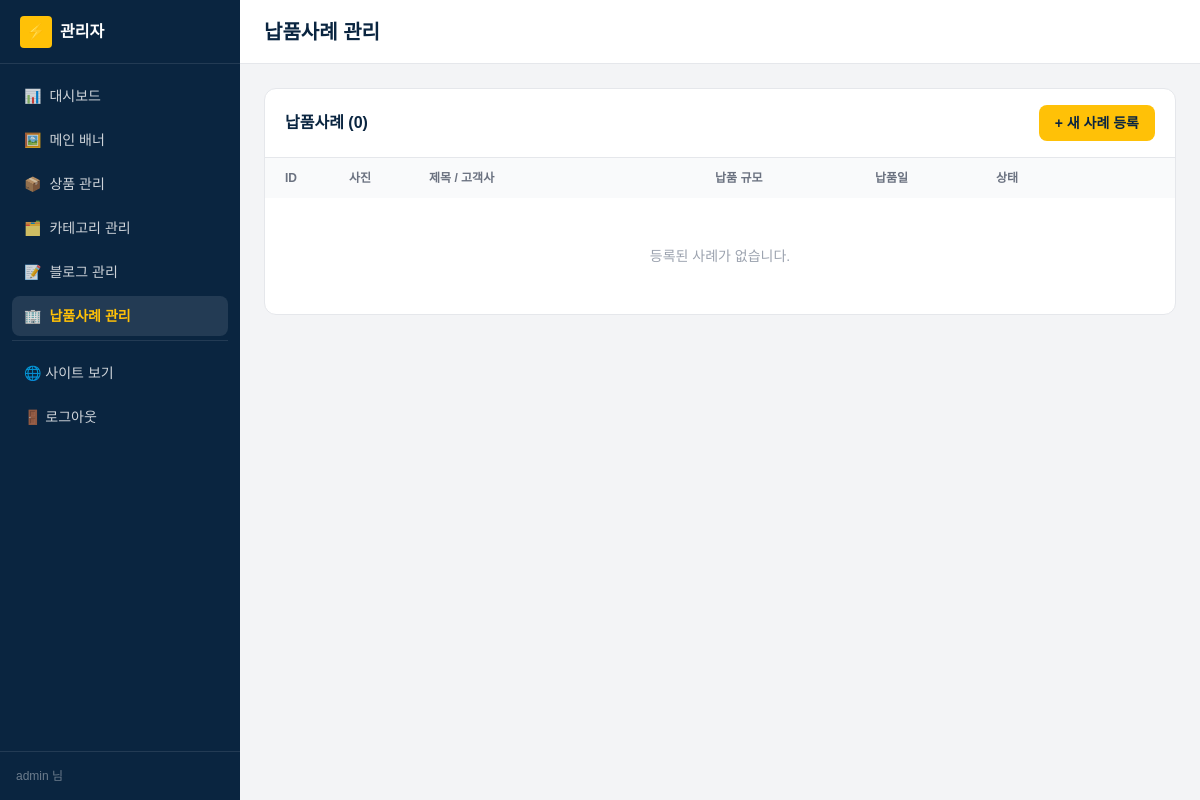
/admin/cases.php (signed in), run on an earlier commit of the app's database.
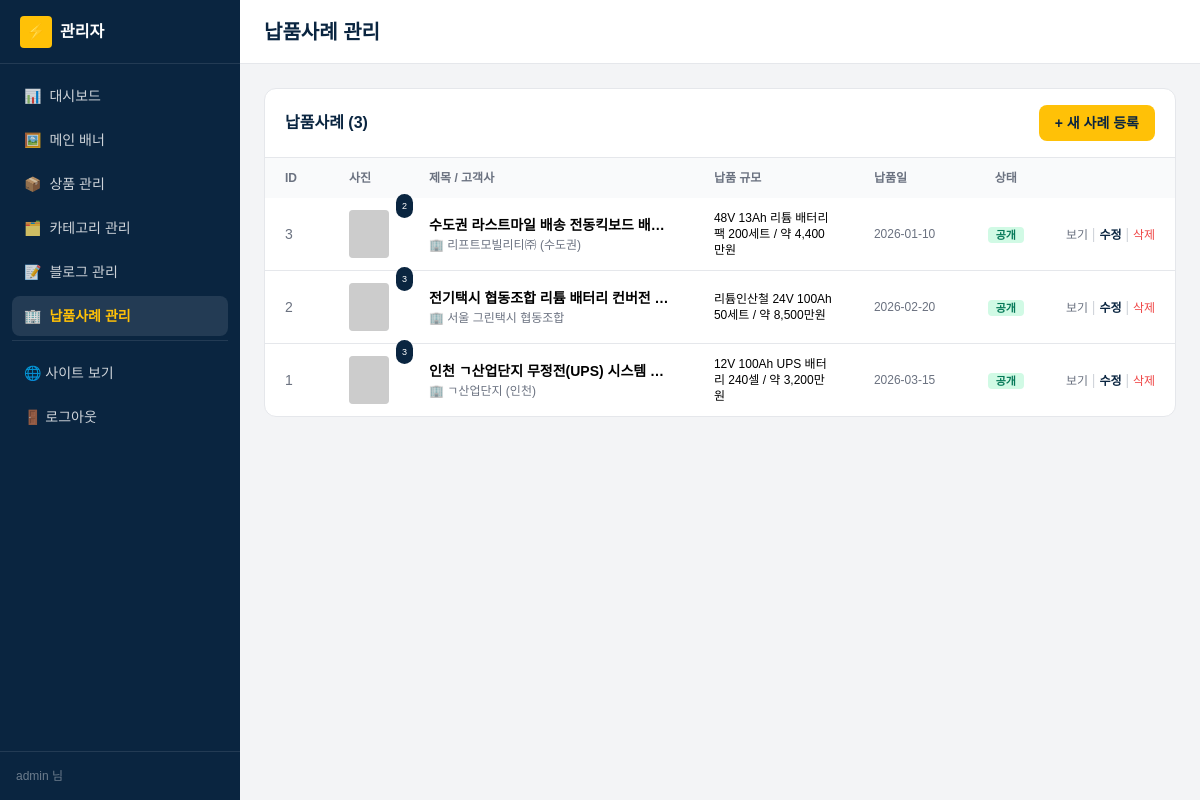
And on a later commit of the database.
### tables this page shows
CREATE TABLE `case_studies` (
  `id`           INT          NOT NULL AUTO_INCREMENT,
  `title`        VARCHAR(255) NOT NULL,
  `client_name`  VARCHAR(150) NOT NULL,
  `scale`        VARCHAR(150) DEFAULT NULL,
  `delivered_at` DATE         DEFAULT NULL,
  `summary`      VARCHAR(500) DEFAULT NULL,
  `content`      LONGTEXT,
  `published`    TINYINT      NOT NULL DEFAULT 1,
  `created_at`   DATETIME     DEFAULT CURRENT_TIMESTAMP,
  `updated_at`   DATETIME     DEFAULT CURRENT_TIMESTAMP ON UPDATE CURRENT_TIMESTAMP,
  PRIMARY KEY (`id`),
  KEY `idx_published` (`published`, `delivered_at`)
);

### includes/functions.php (called while the page is built, shortened)
<?php
require_once __DIR__ . '/db.php';
function h(?string $s): string
{
    return htmlspecialchars((string)$s, ENT_QUOTES | ENT_SUBSTITUTE, 'UTF-8');
}

### includes/db.php (called while the page is built, shortened)
<?php
function db(): PDO
{
    static $pdo = null;
    $cfg = require __DIR__ . '/config.php';
    $db  = $cfg['db'];
    $dsn = sprintf(
        'mysql:host=%s;port=%d;dbname=%s;charset=%s',
        $db['host'], $db['port'], $db['name'], $db['charset']
    );
    try {
        $pdo = new PDO($dsn, $db['user'], $db['pass'], [
            PDO::ATTR_ERRMODE            => PDO::ERRMODE_EXCEPTION,
            PDO::ATTR_DEFAULT_FETCH_MODE => PDO::FETCH_ASSOC,
            PDO::ATTR_EMULATE_PREPARES   => false,
            PDO::MYSQL_ATTR_INIT_COMMAND => "SET NAMES {$db['charset']} COLLATE utf8mb4_unicode_ci",
        ]);
    } catch (PDOException $e) {
        http_response_code(500);
        echo '<h1>DB 연결 실패</h1>';
        echo '<pre>' . htmlspecialchars($e->getMessage()) . '</pre>';
        echo '<p><b>점검 사항:</b><br>';
        echo '1) Laragon에서 MySQL이 실행 중인가?<br>';
        echo '2) sql/schema.sql을 import 했는가?<br>';
        echo '3) includes/config.php의 접속 정보가 맞는가?</p>';
        exit;
    }
    return $pdo;
}
function db_all(string $sql, array $params = []): array
{
    $stmt = db()->prepare($sql);
    $stmt->execute($params);
    return $stmt->fetchAll();
}

### public/admin/cases.php (the view, shortened to what the changed rows need)
<?php
$rows = db_all(
    "SELECT cs.*,
            (SELECT image_url FROM case_images WHERE case_id = cs.id ORDER BY sort_order, id LIMIT 1) AS first_image,
            (SELECT COUNT(*) FROM case_images WHERE case_id = cs.id) AS img_count
       FROM case_studies cs
   ORDER BY cs.id DESC"
);
$admin_page = 'cases';
$admin_title = '납품사례 관리';
require __DIR__ . '/_layout_top.php';
?>
<div class="bg-white rounded-xl border overflow-hidden">
  <div class="px-5 py-4 border-b flex items-center justify-between">
    <h2 class="font-extrabold text-primary">납품사례 (<?= count($rows) ?>)</h2>
    <a href="/admin/case_form.php"
       class="h-9 px-4 inline-flex items-center text-sm font-bold rounded-lg bg-accent text-primary hover:bg-accent-dark">
      + 새 사례 등록
    </a>
  </div>
  <div class="overflow-x-auto">
    <table class="w-full text-sm">
      <thead class="bg-gray-50 text-xs text-gray-500">
        <tr>
          <th class="text-left px-5 py-3 w-16">ID</th>
          <th class="text-left px-5 py-3 w-20">사진</th>
          <th class="text-left px-5 py-3">제목 / 고객사</th>
          <th class="text-left px-5 py-3 w-40">납품 규모</th>
          <th class="text-left px-5 py-3 w-28">납품일</th>
          <th class="text-center px-5 py-3 w-20">상태</th>
          <th class="px-5 py-3 w-32"></th>
        </tr>
      </thead>
      <tbody class="divide-y">
        <?php if (empty($rows)): ?>
        <tr><td colspan="7" class="text-center py-12 text-gray-400">등록된 사례가 없습니다.</td></tr>
        <?php else: foreach ($rows as $r): ?>
        <tr class="hover:bg-gray-50">
          <td class="px-5 py-3 text-gray-500"><?= (int)$r['id'] ?></td>
          <td class="px-5 py-3 relative">
            <?php if ($r['first_image']): ?>
            <img src="<?= h($r['first_image']) ?>" class="w-12 h-12 rounded object-cover bg-gray-100">
            <span class="absolute -top-1 -right-1 px-1.5 py-0.5 text-[9px] bg-primary text-white rounded-full"><?= (int)$r['img_count'] ?></span>
            <?php else: ?>
            <div class="w-12 h-12 rounded bg-gray-100 flex items-center justify-center text-gray-300">📦</div>
            <?php endif; ?>
          </td>
          <td class="px-5 py-3">
            <a href="/admin/case_form.php?id=<?= (int)$r['id'] ?>" class="font-semibold hover:text-primary line-clamp-1">
              <?= h($r['title']) ?>
            </a>
            <div class="text-xs text-gray-500 mt-0.5">🏢 <?= h($r['client_name']) ?></div>
          </td>
          <td class="px-5 py-3 text-xs"><?= h($r['scale']) ?></td>
          <td class="px-5 py-3 text-xs text-gray-500"><?= h($r['delivered_at'] ?: '-') ?></td>
          <td class="px-5 py-3 text-center">
            <?php if ($r['published']): ?>
              <span class="px-2 py-0.5 text-[11px] rounded bg-emerald-100 text-emerald-700 font-bold">공개</span>
            <?php else: ?>
              <span class="px-2 py-0.5 text-[11px] rounded bg-gray-100 text-gray-500">비공개</span>
            <?php endif; ?>
          </td>
          <td class="px-5 py-3 whitespace-nowrap">
            <a href="/cases/view.php?id=<?= (int)$r['id'] ?>" target="_blank"
               class="text-xs text-gray-500 hover:text-primary">보기</a>
            <span class="text-gray-300">|</span>
            <a href="/admin/case_form.php?id=<?= (int)$r['id'] ?>"
               class="text-xs text-primary font-semibold">수정</a>
            <span class="text-gray-300">|</span>
            <form method="post" class="inline" onsubmit="return confirm('삭제하시겠습니까?');">
              <button class="text-xs text-red-500 hover:text-red-700">삭제</button>
            </form>
          </td>
        </tr>
        <?php endforeach; endif; ?>
      </tbody>
    </table>
  </div>
</div>
<?php require __DIR__ . '/_layout_bottom.php'; ?>

### public/admin/_layout_top.php (shortened to what the changed rows need)
<?php
$admin_page = $admin_page ?? '';
$admin_title = $admin_title ?? '관리자';
?>
<!DOCTYPE html>
<html lang="ko">
<head>
<link rel="stylesheet" href="https://cdn.jsdelivr.net/gh/orioncactus/pretendard@v1.3.9/dist/web/static/pretendard.min.css">
<script src="https://cdn.tailwindcss.com"></script>
</head>
<body class="font-sans bg-gray-100" x-data="{ menu: false }">
<aside class="fixed top-0 left-0 bottom-0 w-60 bg-primary text-white z-30
              transform md:translate-x-0 transition-transform"
       :class="menu ? 'translate-x-0' : '-translate-x-full md:translate-x-0'">
  <nav class="p-3 space-y-1 text-sm">
    <?php
    $menu = [
      ['url' => '/admin/',              'icon' => '📊', 'label' => '대시보드',      'key' => 'dashboard'],
      ['url' => '/admin/banners.php',   'icon' => '🖼️', 'label' => '메인 배너',     'key' => 'banners'],
      ['url' => '/admin/products.php',  'icon' => '📦', 'label' => '상품 관리',      'key' => 'products'],
      ['url' => '/admin/categories.php','icon' => '🗂️', 'label' => '카테고리 관리',  'key' => 'categories'],
      ['url' => '/admin/posts.php',     'icon' => '📝', 'label' => '블로그 관리',    'key' => 'posts'],
      ['url' => '/admin/cases.php',     'icon' => '🏢', 'label' => '납품사례 관리',  'key' => 'cases'],
    ];
    foreach ($menu as $m):
      $active = $m['key'] === $admin_page;
    ?>
    <a href="<?= h($m['url']) ?>"
       class="block px-3 py-2.5 rounded-lg <?= $active ? 'bg-white/10 text-accent font-bold' : 'text-white/80 hover:bg-white/5' ?>">
      <span class="mr-2"><?= $m['icon'] ?></span><?= h($m['label']) ?>
    </a>
    <?php endforeach; ?>
    <div class="border-t border-white/10 mt-3 pt-3 space-y-1">
      <a href="/" target="_blank"
         class="block px-3 py-2.5 rounded-lg text-white/80 hover:bg-white/5">
      </a>
      <a href="/admin/logout.php"
         class="block px-3 py-2.5 rounded-lg text-white/80 hover:bg-white/5">
      </a>
    </div>
  </nav>
</aside>
<div class="md:ml-60">
  <header class="sticky top-0 z-10 bg-white border-b h-16 flex items-center px-4 md:px-6 gap-3">
    <h1 class="text-lg md:text-xl font-extrabold text-primary"><?= h($admin_title) ?></h1>
  </header>
  <main class="p-4 md:p-6">

What changed in the data, as far as the page shows it:
added case_studies: id "3", img_count "2", title "수도권 라스트마일 배송…", client_name "리프트모빌리티㈜ (수도권)", scale "48V 13Ah 리튬 배터리팩 200세트 / 약 4,400만원", delivered_at "2026-01-10", published "공개"
added case_studies: id "2", img_count "3", title "전기택시 협동조합 리튬 배터리…", client_name "서울 그린택시 협동조합", scale "리튬인산철 24V 100Ah 50세트 / 약 8,500만원", delivered_at "2026-02-20", published "공개"
added case_studies: id "1", img_count "3", title "인천 ㄱ산업단지 무정전(UPS)…", client_name "ㄱ산업단지 (인천)", scale "12V 100Ah UPS 배터리 240셀 / 약 3,200만원", delivered_at "2026-03-15", published "공개"
Also different on the page:
count($rows): "0" → "3"
text no longer shown: "등록된 사례가 없습니다."
